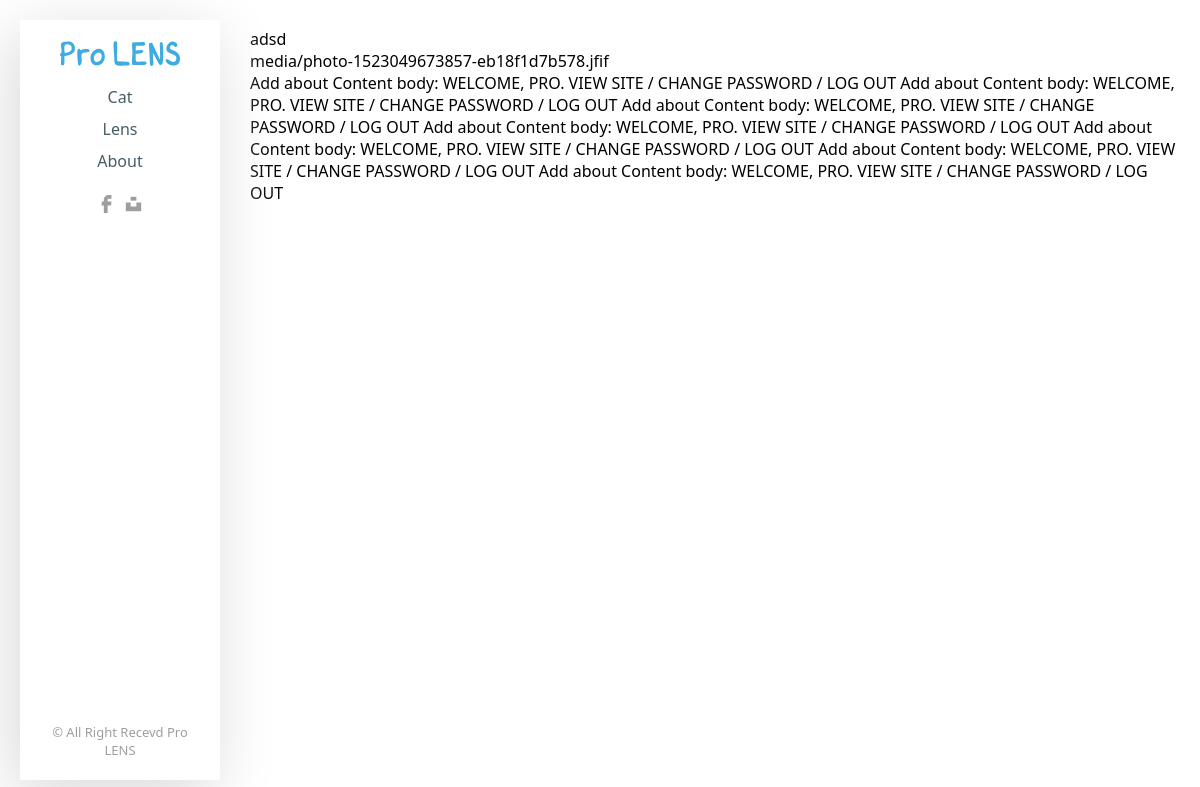
The page /about/ on the database its author committed.
### home/models.py (models this page shows, shortened)
class About(models.Model):
  title = models.CharField(max_length=150)
  img_body = models.ImageField(default='default.jpg', upload_to='media')
  content_body = models.TextField()

### home/views.py (the view)
# urls.py: path('about/', views.about, name='about'),
def about(request):
  content = About.objects.all()
  context = {
    'title': 'Pro LENS',
    'abouts': content,
  }
  return render(request, 'home/about.html', context)

### home/templates/home/about.html
{% extends 'home/base.html' %}
{% block content %}
  {% for about in abouts %}
    {{about.title}}
    <br />
    {{about.img_body}}
    <br />
    {{about.content_body}}
  {% endfor %}
{% endblock content %}

### home/templates/home/base.html (shortened to what this page needs)
{% load static %}
<!DOCTYPE html>
<html lang="en" dir="ltr">
  <head>
    <link rel="stylesheet" href="{% static 'css/style.css' %}">
  </head>
  <body id="body">
    <div class="container-page">
      <aside id="main-aside" class="main-aside">
        <header class="header-aside">
          <a href="{% url 'main-view' %}" id="logo"><img src="{% static 'images/ProLens.svg' %}" alt="Logo"></a>
          <nav class="navigation">
            <ul class="un-list">
              <li class="item-nav"><a href="#" class="link-nav">Cat</a></li>
              <li class="item-nav"><a href="#" class="link-nav">Lens</a></li>
              <li class="item-nav"><a href="{% url 'about' %}" class="link-nav">About</a></li>
            </ul>
          </nav>
          <div class="social-media">
            <a href="https://www.facebook.com/dmmaqal/" target="_blank" class="link-social-media"></a>
            <a href="https://unsplash.com/" target="_blank" class="link-social-media"><svg width="24" height="24" id="unsplash" viewBox="0 0 24 24" fill="none" xmlns="http://www.w3.org/2000/svg"><path style="fill: #9e9e9e;" d="M15 4.5H9V8.5H15V4.5Z" fill="currentColor"/><path style="fill: #9e9e9e;" d="M4 10.5H9V14.5H15V10.5H20V19.5H4V10.5Z" fill="currentColor"/></svg></a>
          </div>
        </header>
        <footer class="footer-aside">
          <p>&copy; All Right Recevd Pro LENS</p>
        </footer>
      </aside>
      <main class="main-content">
        <div class="container-inner">
          {% block content %}
          {% endblock content %}
        </div>
      </main>
    </div>
  </body>
</html>

### home/static/css/style.css (style rules this page uses)
* { margin: 0; padding: 0; box-sizing: border-box; font-family: 'Segoe UI', Tahoma, Geneva, Verdana, sans-serif; }
body { height: 100vh; }
.container-page { max-width: 1920px; margin: 0 auto; padding: 20px; display: flex; flex-direction: row; align-items: center; justify-content: space-between; height: 100%; }

### home/static/css/aside.css (style rules this page uses)
.main-aside { position: fixed; max-width: 200px; height: 95%; display: flex; flex-direction: column; align-items: center; justify-content: space-between; padding: 21px 27px; background: #ffffff; box-shadow: -7px 14px 60px #d9d9d9, -20px -20px 60px #ffffff; }
#logo { display: block; width: 120px; margin: 0 auto 20px; }
#logo img { display: block; width: 100%; }
.main-aside .navigation .un-list { list-style: none; text-align: center; }
.main-aside .navigation .un-list .item-nav { display: block; margin-top: 10px; }
.main-aside .navigation .un-list .item-nav .link-nav { display: block; text-decoration: none; color: #475c66; }
.main-aside .footer-aside { font-size: 13px; color: #9e9e9e; text-align: center; }
.social-media { margin: 20px auto 0; max-width: fit-content; }
.social-media .link-social-media { display: inline-block; width: 23px; }
.social-media .link-social-media svg { width: 100%; display: block; }

### home/static/css/main-content.css (style rules this page uses)
.main-content { height: 100%; margin-top: 15px; margin-left: 230px; }

### home/static/css/connect.css (style rules this page uses)
.main-content { margin-left: auto; margin-right: auto; padding-left: 230px; }

### rows shown on the page
About: title "adsd", img_body "media/photo-1523049673857-eb18f1d7b578.jfif", content_body "Add about Content body: WELCOME, PRO. VIEW SITE / CHANGE PASSWORD / LOG OUT Add about Content body: WELCOME, PRO. VIEW SITE / CHANGE PASSWORD / LOG OUT Add about Content body: WELCOME, PRO. VIEW SITE / CHANGE PASSWORD / LOG OUT Add about Content body: WELCOME, PRO. VIEW SITE / CHANGE PASSWORD / LOG OUT Add about Content body: WELCOME, PRO. VIEW SITE / CHANGE PASSWORD / LOG OUT Add about Content body: WELCOME, PRO. VIEW SITE / CHANGE PASSWORD / LOG OUT Add about Content body: WELCOME, PRO. VIEW SITE / CHANGE PASSWORD / LOG OUT"
